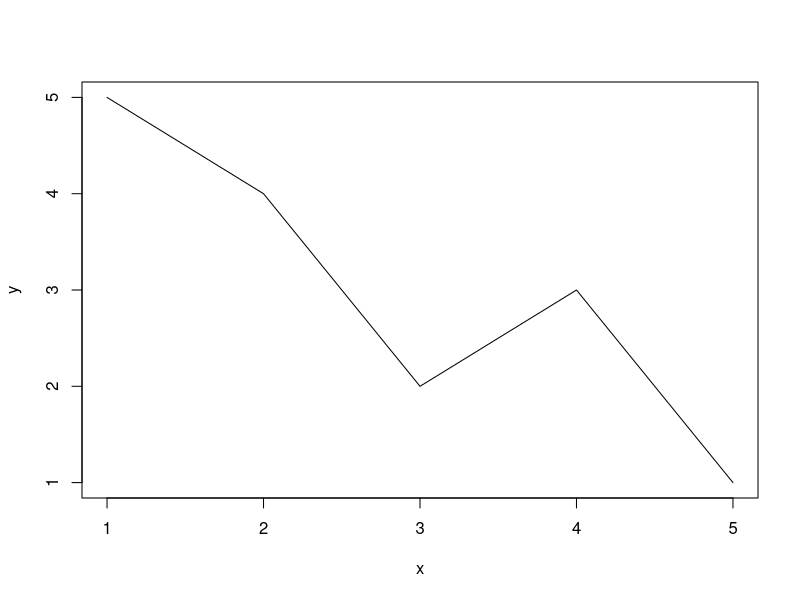
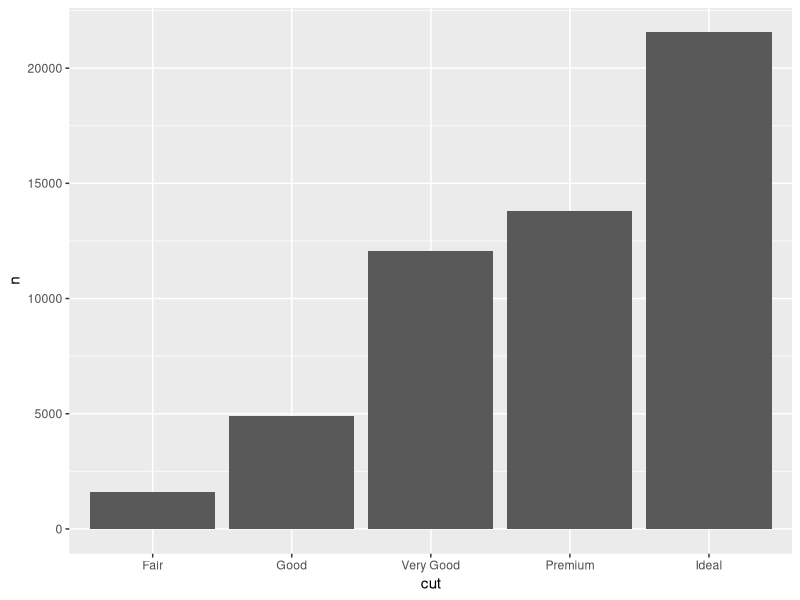

Recreate these plots in R, in order. (Note: this script raises an error after producing the figures.)
## ---- chunk 1
knitr::opts_chunk$set(echo = TRUE)
## ---- chunk 2
v <- c(TRUE, FALSE, TRUE, TRUE, FALSE)
v <- c("python", "mathlab", "R") 
v <- c(6, 5, 4, 3, 2, 1)
## ---- chunk 3
which(v == 3)
## ---- chunk 4
studentID <- c(1, 2, 3, 4)
age <- c(17, 18, 16, 19)
gender <-c("M", "F", "M", "M")
studentData <- data.frame(studentID, age, gender)
## ---- chunk 5
rownames(studentData) <- c("A", "B", "C", "D")
## ---- chunk 6
colnames(studentData) <- c("ID", "age", "gender")
studentData
## ---- chunk 7
x <- c(1:5)
eps <- rnorm(5)
y <- 2*x + eps
mod <- lm(y ~ x)
## ---- chunk 8
summary(mod)
## ---- chunk 9
g <- "My List"
h <- c(2, 3, 5, 7)
j <- matrix(1:10, nrow = 5, byrow = FALSE)
k <- c("one", "two", "three")
mylist <- list(title = g, ages = h, j, k)
## ---- chunk 10
mylist[[2]]
## ---- chunk 11
mylist$ages
mylist[[1]] 
## ---- chunk 12
y <- c(5, 4, 2, 3, 1) 
x <- c(1, 2, 3, 4, 5)
plot(x, y, type = "l")
## ---- chunk 13
rnorm(5, mean = 0, sd = 1) # 5 random numbers from N(0, 1)
## ---- chunk 14
round(2.333333, 2)
## ---- chunk 15
func <- function(x1, x2) {
   y <- 3 * x1^2 + 3 * x2^2 - 2* x1^2 *x2
   return(y)
}
func(1, 2)
## ---- chunk 16
v <- c(1, 2, 4, 3) 
w <- c(0, 0, 0, 0) 
t <- 0

for (i in v) {
  t <- t + 1
  w[t] <- w[t] + i 
  print(w)
}

w
## ---- chunk 17
i <- 1
while (i <= 10) {
  print(i)
  i <- i + 1
}
## ---- chunk 18
alphabet <- LETTERS[1:6] 
for (i in alphabet) {
  if(i == 'D') {
    next 
  }
 print(i) 
}
## ---- chunk 19
alphabet <- LETTERS[7:12] 
for (i in alphabet) {
  if (i == 'K') {
    break 
  }
  print(i) 
}
## ---- chunk 20
f <- function(x) {
  ts <- 2*x^2
  return(ts)
}

ii <- matrix(1:4, nrow = 1)
apply(ii, 1, f)
## ---- chunk 21
df <- read.table("mtcars.txt", header = TRUE)
head(df) # Show the first 6 rows. 
## ---- chunk 22
library(tidyverse)
## ---- chunk 23
table4a
## ---- chunk 24
table4a %>% 
  pivot_longer(c(`1999`, `2000`), 
               names_to = "year", values_to = "cases")
## ---- chunk 25
table2 %>% head(5)
## ---- chunk 26
table2 %>%
    pivot_wider(names_from = type, values_from = count)
## ---- chunk 27
head(diamonds)
## ---- chunk 28
diamonds %>%
  select(color) %>%
  head()
## ---- chunk 29
# Equivalent to...
head(diamonds$color)
## ---- chunk 30
diamonds %>%
  select(-color)
## ---- chunk 31
conflicted::conflicts_prefer(dplyr::filter)
## ---- chunk 32
diamonds %>%
  filter(price > 335)
## ---- chunk 33
diamonds %>%
  filter(price > 335 & depth < 64)
## ---- chunk 34
diamonds %>%
  filter(cut == "Very Good" | cut == "Fair")
## ---- chunk 35
diamonds %>%
  select(price) %>%
  filter(price > 335)
## ---- chunk 36
diamonds %>%
  arrange(price)
## ---- chunk 37
diamonds %>%
  arrange(-price)
## ---- chunk 38
diamonds %>%
  arrange(price, cut)
## ---- chunk 39
diamonds %>%
  filter(table < 340) %>%
  select(carat, cut, price) %>%
  arrange(price, cut)
## ---- chunk 40
diamonds %>%
  mutate(affordable = price < 400) 
## ---- chunk 41
diamonds %>%
  mutate(affordable = case_when(price<400 ~ "affordable", 
                                TRUE ~ "not affordable")) 
## ---- chunk 42
diamonds %>%
  group_by(cut) %>%
  summarise(n = n())
## ---- chunk 43
diamonds %>%
  group_by(cut) %>%
  summarise(n = n(), price_avg = mean(price))
## ---- chunk 44
diamonds %>%
  group_by(cut) %>%
  summarise(n = n(), price_avg = mean(price)) %>%
  ungroup() %>%
  mutate(prop = n/sum(n))
## ---- chunk 45
diamonds %>%
  group_by(cut) %>%
  summarise(n = n(), price_avg = mean(price)) %>%
  ungroup() %>%
  mutate(prop = scales::percent(n/sum(n)))
## ---- chunk 46
diamonds %>%
  group_by(cut) %>%
  summarise(n = n(), price_avg = mean(price)) %>%
  ggplot() +
  geom_bar(aes(x = cut, y = n), stat = "identity")
## ---- chunk 47
library(tidyverse)
library(palmerpenguins)
## ---- chunk 48
head(penguins)
## ---- chunk 49
pdata <- penguins %>%
  filter(species == "Adelie")
## ---- chunk 50
ggplot(data = pdata, aes(x = flipper_length_mm, y = body_mass_g))
## ---- chunk 51
ggplot(data = pdata, aes(x = flipper_length_mm, y = body_mass_g)) +
  geom_point()
## ---- chunk 52
ggplot(data = pdata, aes(x = flipper_length_mm, y = body_mass_g)) +
  geom_point() + 
  xlab("Flipper length (mm)") +
  ylab("Body mass (g)")
## ---- chunk 53
ggplot(data = pdata, aes(x = flipper_length_mm, y = body_mass_g)) +
  geom_point() + 
  xlab("Flipper length (mm)") +
  ylab("Body mass (g)") +
  labs(title = "Penguin size, Palmer Station LTER")
## ---- chunk 54
ggplot(data = pdata, aes(x = flipper_length_mm, y = body_mass_g)) +
  geom_point() + 
  xlab("Flipper length (mm)") +
  ylab("Body mass (g)") +
  labs(title = "Penguin size, Palmer Station LTER",
       subtitle = "Flipper length and body mass for Adelie")
## ---- chunk 55
ggplot(data = pdata, aes(x = flipper_length_mm, y = body_mass_g)) +
  geom_point(color = "darkorange") + 
  xlab("Flipper length (mm)") +
  ylab("Body mass (g)") +
  labs(title = "Penguin size, Palmer Station LTER",
       subtitle = "Flipper length and body mass for Adelie")
## ---- chunk 56
ggplot(data = pdata, aes(x = flipper_length_mm, y = body_mass_g)) +
  geom_point(color = "darkorange",
             size = 3, 
             alpha = 0.8) + 
  xlab("Flipper length (mm)") +
  ylab("Body mass (g)") +
  labs(title = "Penguin size, Palmer Station LTER",
       subtitle = "Flipper length and body mass for Adelie")
## ---- chunk 57
ggplot(data = penguins, aes(x = flipper_length_mm, y = body_mass_g, color = species)) +
  geom_point(size = 3, alpha = 0.8) + 
  xlab("Flipper length (mm)") +
  ylab("Body mass (g)") +
  labs(title = "Penguin size, Palmer Station LTER",
       subtitle = "Flipper length and body mass for Adelie")
## ---- chunk 58
ggplot(data = penguins, aes(x = flipper_length_mm, y = body_mass_g, color = species)) +
  geom_point(size = 3, alpha = 0.8) +
  scale_color_manual(values = c("darkorange","purple","cyan4")) + 
  xlab("Flipper length (mm)") +
  ylab("Body mass (g)") +
  labs(title = "Penguin size, Palmer Station LTER",
       subtitle = "Flipper length and body mass for Adelie")
## ---- chunk 59
ggplot(data = penguins, aes(x = flipper_length_mm, y = body_mass_g, color = species)) +
  geom_point(size = 3, alpha = 0.8) +
  scale_color_manual(values = c("darkorange","purple","cyan4")) + 
  xlab("Flipper length (mm)") +
  ylab("Body mass (g)") +
  labs(title = "Penguin size, Palmer Station LTER",
       subtitle = "Flipper length and body mass for Adelie") +
  theme_bw()
## ---- chunk 60
ggplot(data = penguins, aes(x = flipper_length_mm, y = body_mass_g, color = species)) +
  geom_point(size = 3, alpha = 0.8) +
  xlab("Flipper length (mm)") +
  ylab("Body mass (g)") +
  labs(title = "Penguin size, Palmer Station LTER",
       subtitle = "Flipper length and body mass for Adelie") +
  theme_bw() +
  scale_color_viridis_d()
## ---- chunk 61
ggplot(data = penguins, aes(x = flipper_length_mm, fill = species)) +
  geom_histogram(alpha = 0.8) +
  scale_fill_manual(values = c("darkorange","purple","cyan4")) +
  xlab("Flipper length (mm)") +
  ylab("Frequency") +
  labs(title = "Penguin flipper lengths") +
  theme_bw() 
## ---- chunk 62
ggplot(data = penguins, aes(x = flipper_length_mm, fill = species)) +
  geom_histogram(binwidth = 1, alpha = 0.8) +
  scale_fill_manual(values = c("darkorange","purple","cyan4")) +
  xlab("Flipper length (mm)") +
  ylab("Frequency") +
  labs(title = "Penguin flipper lengths") +
  theme_bw() 
## ---- chunk 63
ggplot(data = penguins, aes(x = species, y = flipper_length_mm)) +
  geom_boxplot(show.legend = FALSE) +
  xlab("Flipper length (mm)") +
  ylab("Frequency") +
  labs(title = "Penguin flipper lengths") +
  theme_bw() 
## ---- chunk 64
gplot <- penguins %>% 
  group_by(species) %>% 
  tally() %>% 
  mutate(prop = n / sum(n))
gplot
## ---- chunk 65
ggplot(data = gplot, aes(x = species, y = prop))  + 
  geom_bar(stat = "identity") + 
  xlab("Species") +
  ylab("Proportions") +
  labs(title = "Penguin species") +
  theme_bw() 
## ---- chunk 66
ggplot(penguins, aes(x = flipper_length_mm, y = body_mass_g)) +
  geom_point(aes(color = sex)) +
  scale_color_manual(values = c("darkorange","cyan4"), na.translate = FALSE) +
  labs(title = "Penguin flipper and body mass",
       subtitle = "Dimensions for male and female Adelie, Chinstrap and Gentoo Penguins at Palmer Station LTER",
       x = "Flipper length (mm)",
       y = "Body mass (g)",
       color = "Penguin sex") +
  facet_wrap(~species)
